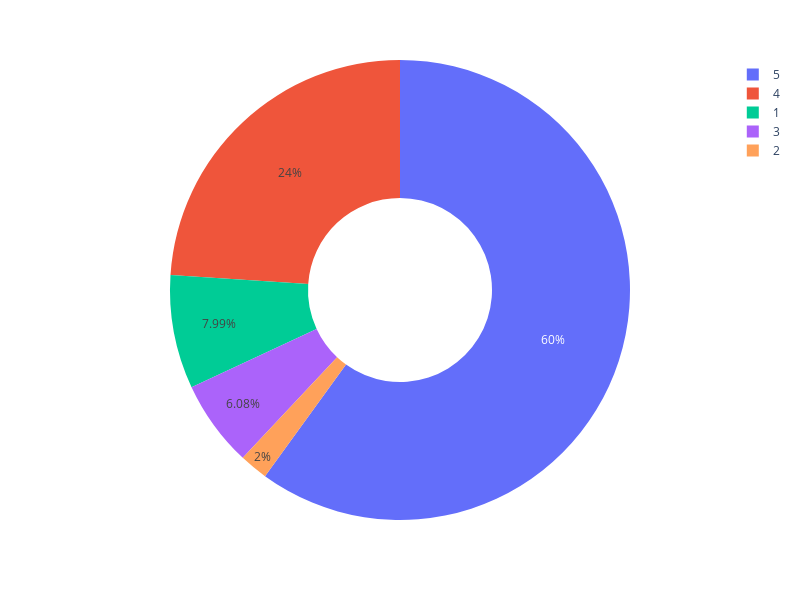

The code cell stored with this chart in its notebook:
### Code cell
import plotly.express as px
figure = px.pie(df1, values=quantity, names=numbers,hole = 0.40)
figure.update_layout(width=800, height=600)
figure.show()

### Figure 1 — Plotly figure (JSON) as saved in the notebook; plotly's stock layout.template omitted (floating-point values rounded to 4 significant figures)
{"data": [{"domain": {"x": [0, 1], "y": [0, 1]}, "hole": 0.4, "hovertemplate": "label=%{label}<br>value=%{value}<extra></extra>", "labels": [5, 4, 1, 3, 2], "legendgroup": "", "name": "", "showlegend": true, "type": "pie", "values": [1382, 552, 184, 140, 46]}], "layout": {"height": 600, "legend": {"tracegroupgap": 0}, "margin": {"t": 60}, "width": 800}}
